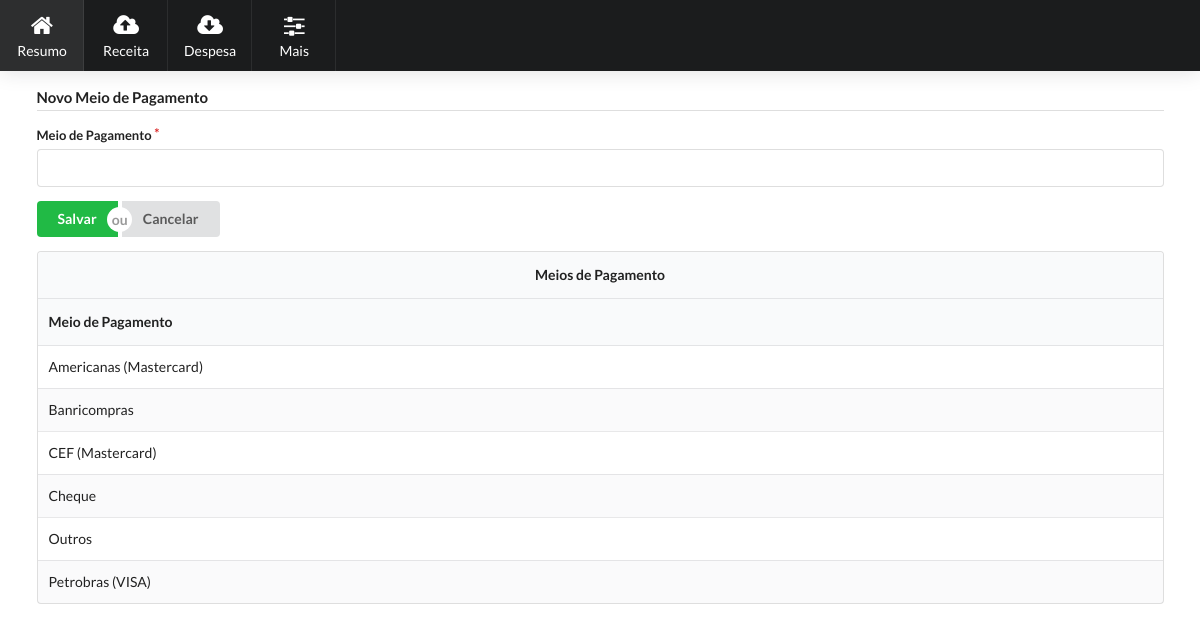
Screenshot of /index.php?acao=listar-meios-pagamento with the database file from the repository.
### tables this page shows
CREATE TABLE "meios_pagamento" (
  "cod" integer NOT NULL PRIMARY KEY AUTOINCREMENT,
  "mp" text NOT NULL
);

### proc/listar-meios-pagamento.php (called while the page is built)
<?php
$lista = MeioPagamento::listar();
require 'out/form-novo-mp.php';
require 'out/tabela-mp.php';

### ds/mp.php (called while the page is built, shortened)
<?php
class MeioPagamento {
    public static function listar() : ArrayIterator {
        global $db;
        $statement = $db->prepare("SELECT * FROM meios_pagamento ORDER BY mp ASC");
        $statement->execute();
        return new ArrayIterator($statement->fetchAll(PDO::FETCH_ASSOC));
    }
}

### out/tabela-mp.php (the view)
<table class="ui selectable celled striped table">
    <thead>
        <tr>
            <th class="center aligned">Meios de Pagamento</th>
        </tr>
        <tr>
            <th>Meio de Pagamento</th>
        </tr>
    </thead>
    <tbody>
        <?php
        foreach ($lista as $item){
            echo '<tr>';
            echo "<td>";
            echo $item['mp'];
            echo "</td>";
            echo '</tr>';
        }
        ?>
    </tbody>
</table>

### rows the page displays
meios_pagamento: mp "Americanas (Mastercard)"
meios_pagamento: mp "Banricompras"
meios_pagamento: mp "CEF (Mastercard)"
meios_pagamento: mp "Cheque"
meios_pagamento: mp "Outros"
meios_pagamento: mp "Petrobras (VISA)"
